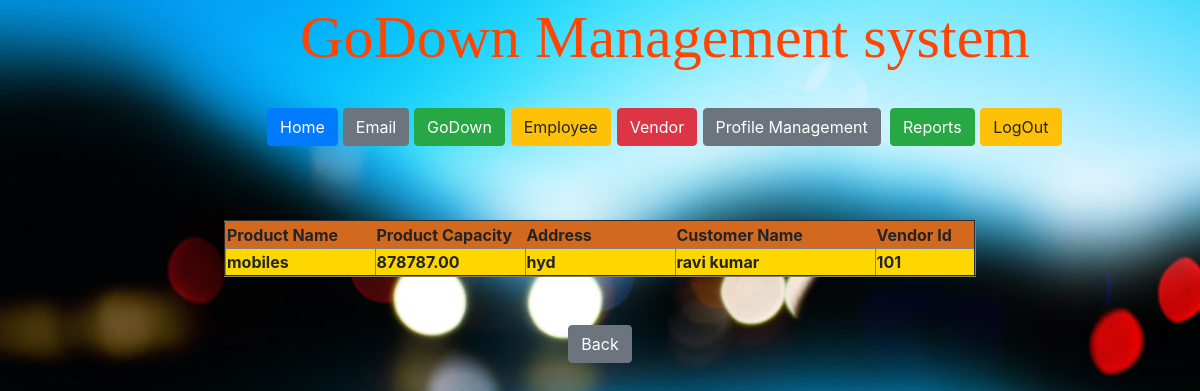
/gd_admin/admin_delivery_reports/, run on the app's committed database.
### gd_vendor/models.py (models this page shows)
class Dispatcher(models.Model):
    Dispatcher_id = models.AutoField(primary_key=True)
    vendor_id = models.IntegerField()
    product_name = models.CharField(max_length=50)
    product_capacity = models.DecimalField(max_digits=10, decimal_places=2)
    address = models.TextField(max_length=300)
    customer_name = models.CharField(max_length=50)

### templates/gd_admin/admin_delivery_reports.html (shortened to what this page needs)
<!DOCTYPE html>
<html lang="en">
<head>
{% load staticfiles %}
</head>
<body  background="{% static 'images/gd1.jpg' %}">
{% include 'gd_home/title.html' %}
{% include 'gd_admin/admin_menu.html' %}
<br><br><br>
{% if object_list %}
<table align="center" border="2">
    <tr bgcolor="#d2691e">
        <th width="150">Product Name</th>
        <th width="150">Product Capacity</th>
        <th width="150">Address</th>
        <th width="200">Customer Name</th>
        <th width="100">Vendor Id</th>
    </tr>
{% for x in object_list %}
    <tr bgcolor="#ffd700">
        <th width="100">{{ x.product_name }}</th>
        <th width="100">{{ x.product_capacity }}</th>
        <th width="100">{{ x.address }}</th>
        <th width="100">{{ x.customer_name }}</th>
        <th width="100">{{ x.vendor_id }}</th>
    </tr>
{% endfor %}
</table>
{% else %}
    <center><font size="5" face="Arial Black" color="red">Sorry.. No Delivers are Generated</font></center>
{% endif %}
<br><br>
 <form action="{% url 'admin_reports_menu' %}">
     <center><button type="submit" class="btn btn-secondary">Back</button></center>
          </form>
</body>
</html>

### templates/gd_admin/admin_delivery_reports.html (style rules this page uses)
body { text-align: center; background-size: cover; background-repeat:no-repeat; }

### data on the page
Dispatcher: product_name "mobiles", product_capacity "878787.00", address "hyd", customer_name "ravi kumar", vendor_id "101"
